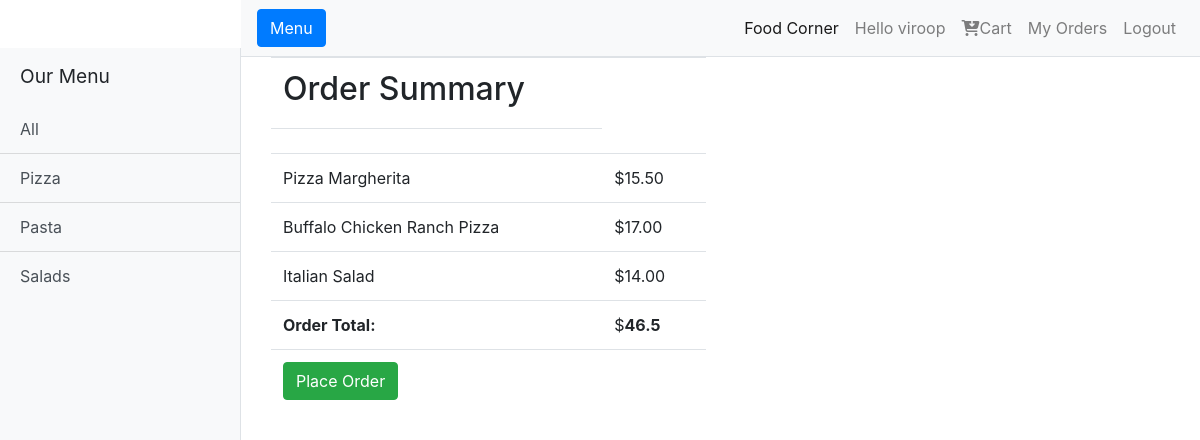
Screenshot of /checkout/ (signed in) with the database file from the repository.
### menu/models.py (models this page shows)
class Category(models.Model):
    category_name = models.CharField(max_length=50)

### order/models.py (models this page shows, shortened)
class Cart(models.Model):
    INITIATED = "Initiated"
    ORDERED = "Ordered"
    STATUS_CHOICES = (
        (INITIATED, "Initiated"),
        (ORDERED, "Ordered")
    )
    item = models.ForeignKey(Item, on_delete=models.CASCADE)
    quantity = models.IntegerField(default=0, primary_key=False)
    total = models.DecimalField(max_digits=100, decimal_places=2, default=0.00)
    user = models.ForeignKey(User, on_delete=models.CASCADE)
    item_name= models.CharField(max_length=50, default='-')
    price = models.DecimalField(max_digits=100, decimal_places=2, default=0.00)
    status = status = models.CharField(max_length=10, choices=STATUS_CHOICES, default= INITIATED)

### order/views.py (the view)
# urls.py: path("checkout/", views.checkout, name="checkout"),
def checkout(request):
    cart_items = get_cart_details(request)
    profile = Profile.objects.filter(user=request.user).first()
    try:
        address = profile.get_address_list()
    except:
        address= None
    cart_items.update({'address':address})
    context=cart_items
    return render(request, 'order/checkout.html',context)

### order/context_processor.py (called while the page is built)
def get_category_to_context(request):
    category = Category.objects.all()
    return({'category':category})

### order/views.py (called while the page is built)
def get_cart_details(request):
    cart_items =  Cart.objects.filter(status='Initiated', user=request.user).all()
    total = 0.0
    for item in cart_items:
        total += float(item.total)
    total = round(total,4)
    cart = {
        'cart_items':cart_items,
        'order_total': total
    }
    return cart

### order/templates/order/checkout.html
{% extends 'order/layout.html' %}
{% block content %}
<div class=" col-sm-6  ">
    <table class="table ">
        <tr>
            <td colspan="2"><h2>Order Summary</h2></td>
        </tr>
        <tr>
            <td>
                {% for item in cart_items %}
                    <tr>
                        <td>{{ item.item_name}} </td>
                        <td>${{ item.total }}</td>
                    </tr>
                {% endfor %}
            </td>
        </tr>
        <tr>
            {% if cart_items %}
                <td>
                    <strong class="pull-right">Order Total:</strong>
                </td>
                <td>
                    $<strong>{{ order_total }}</strong>
                </td>
            {% endif %}
        </tr>
        <tr>
            <td colspan="2">
                {% if cart_items %}
                    <a  href="{% url 'placeOrder'  %}" class="pull-right btn btn-success">Place Order</a>
                {% endif %}
            </td>
        </tr>
    </table>
</div>
{% endblock %}

### order/templates/order/layout.html (shortened to what this page needs)
{% load static %}
<!DOCTYPE html>
<html lang="en">
<head>
  <link href="../../static/vendor/bootstrap/css/bootstrap.min.css" rel="stylesheet">
  <link href="../../static/css/simple-sidebar.css" rel="stylesheet">
  <link href="../../static/css/main.css" rel="stylesheet">
</head>
<body>
  <div class="d-flex" id="wrapper">
    <div class="bg-light border-right mt-5" id="sidebar-wrapper">
      <div class="sidebar-heading">Our Menu </div>
      <div class="list-group list-group-flush">
        <a href="{% url 'menu' 0 %}" class="list-group-item list-group-item-action bg-light">All</a>
        {% for item in category %}
        <a href="{% url 'menu'  item.id %}" class="list-group-item list-group-item-action bg-light">{{item.category_name}}</a>
        {% endfor %}
      </div>
    </div>
    <div id="page-content-wrapper">
      <nav class="navbar navbar-expand-lg navbar-light bg-light border-bottom">
        <button class="btn btn-primary" id="menu-toggle">Menu</button>
        <div class="collapse navbar-collapse" id="navbarSupportedContent">
          <ul class="navbar-nav ml-auto mt-2 mt-lg-0">
            <li class="nav-item active">
              <a class="nav-link" href="{% url 'home' %}">Food Corner <span class="sr-only">(current)</span></a>
            </li>
            {% if user.is_authenticated %}
              <li class="nav-item">
                <a href="#" class="nav-link"> Hello {{request.user.username}}</a>
              </li>
            <li class="nav-item">
              <a class="nav-link" href="{% url 'show_cart' %}"><i class="fas fa-cart-arrow-down"></i>Cart</a>
            </li>
            <li class="nav-item">
              <a class="nav-link" href="{% url 'profile' %}">My Orders</a>
            </li>
            <li class="nav-item">
              <a class="nav-link" href="{% url 'logout' %}">Logout</a>
            </li>
            {% endif %}
          </ul>
        </div>
      </nav>
      <div class="container-fluid">
        {% block content %}
        {% endblock %}
    </div>
  </div>
</body>
</html>

### order/static/css/simple-sidebar.css (style rules this page uses)
#wrapper { overflow-x: hidden; }
#sidebar-wrapper { min-height: 100vh; margin-left: -15rem; -webkit-transition: margin .25s ease-out; -moz-transition: margin .25s ease-out; -o-transition: margin .25s ease-out; transition: margin .25s ease-out; }
#sidebar-wrapper .sidebar-heading { padding: 0.875rem 1.25rem; font-size: 1.2rem; }
#sidebar-wrapper .list-group { width: 15rem; }
#page-content-wrapper { min-width: 100vw; }
@media (min-width: 768px) { #sidebar-wrapper { margin-left: 0; } }
@media (min-width: 768px) { #page-content-wrapper { min-width: 0; width: 100%; } }

### rows the page displays
Category: category_name "Pizza"
Category: category_name "Pasta"
Category: category_name "Salads"
Cart: item_name "Pizza Margherita", total "15.50"
Cart: item_name "Buffalo Chicken Ranch Pizza", total "17.00"
Cart: item_name "Italian Salad", total "14.00"

### other values shown
{{ request.user.username }} "viroop"
{{ order_total }} "46.5"
